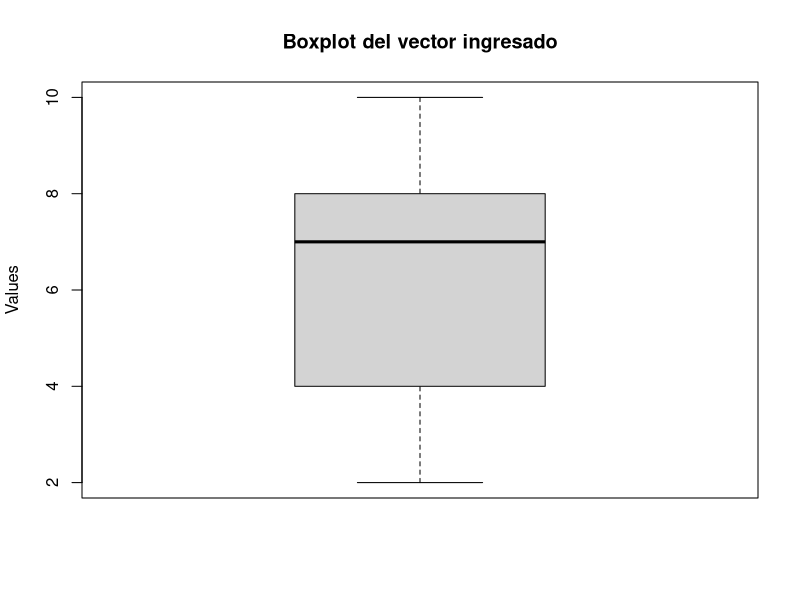

Generate this figure with R:
# prog_principal_miguel_angel_macias_narvaez.R
#
# Soluciones para las tareas de estadística descriptiva y muestreo.
# No se requieren paquetes adicionales; se utilizan funciones base de R.

# ---------------------------------------------------------------
# Tarea 1: Análisis estadístico de un vector
# ---------------------------------------------------------------

#' Analiza un vector numérico y devuelve estadísticas básicas.
#' 
#' @param input_vector Vector entero a analizar.
#' @return Una lista que contiene media, mediana, moda, varianza y desviación estándar muestral.
#' @examples
#' analyze_vector(c(1, 2, 2, 3))
analyze_vector <- function(input_vector) {
  # Media
  mean_val <- mean(input_vector)
  # Mediana
  median_val <- median(input_vector)
  # Moda (valor con la frecuencia más alta)
  freq_table <- table(input_vector)
  mode_val <- as.numeric(names(freq_table)[which.max(freq_table)])
  # Varianza muestral
  variance_val <- var(input_vector)
  # Desviación estándar muestral
  sd_val <- sd(input_vector)
  # Devolver resultados en una lista
  return(list(
    mean = mean_val,
    median = median_val,
    mode = mode_val,
    variance = variance_val,
    sd = sd_val
  ))
}

# Vector de ejemplo de tamaño 10
my_vector <- c(2, 4, 4, 5, 7, 7, 7, 8, 9, 10)

# Analizar el vector e imprimir resultados
analysis_results <- analyze_vector(my_vector)
print(analysis_results)

# Generar un diagrama de caja del vector
boxplot(my_vector, main = "Boxplot del vector ingresado", ylab = "Values")

# ---------------------------------------------------------------
# Tarea 2: Cálculo del tamaño de la muestra
# ---------------------------------------------------------------

#' Calcula el tamaño de muestra usando la fórmula para poblaciones finitas.
#' 
#' @param Z Puntaje Z correspondiente al nivel de confianza deseado.
#' @param p Proporción de la población con el atributo.
#' @param q Proporción de la población sin el atributo (1 - p).
#' @param N Tamaño de la población.
#' @param e Error máximo de estimación permitido.
#' @return Tamaño de muestra requerido n.
calculate_sample_size <- function(Z, p, q, N, e) {
  numerator <- Z^2 * N * p * q
  denominator <- e^2 * (N - 1) + Z^2 * p * q
  n <- numerator / denominator
  return(n)
}

# Calcular el tamaño de la muestra con los parámetros proporcionados
n_result <- calculate_sample_size(Z = 1.96, p = 0.95, q = 0.05, N = 1068, e = 0.10)
print(paste("Sample size n:", n_result))

# ---------------------------------------------------------------
# Tarea 3: Cálculo de probabilidades
# ---------------------------------------------------------------

# Dado que P(A ∩ B) = 0.18 y P(A ∩ B^c) = 0.22, encontrar P(A).
# La probabilidad total del evento A se obtiene como:
# P(A) = P(A ∩ B) + P(A ∩ B^c)
# Por lo tanto, P(A) = 0.18 + 0.22 = 0.40
# Calcular y mostrar P(A) usando R
prob_A_B <- 0.18
prob_A_notB <- 0.22
prob_A <- prob_A_B + prob_A_notB
print(paste("P(A) =", prob_A))
